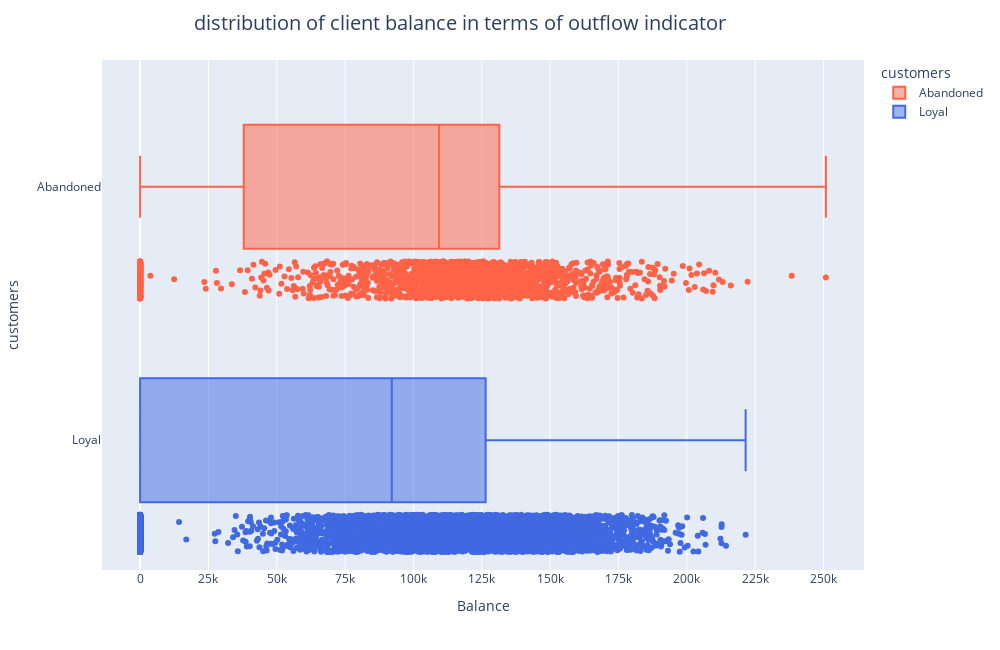

The code cell stored with this chart in its notebook:
### Markdown cell above
Учитывая соотношение предыдущей таблицы, распределение баланса клиентов, у которых было больше 2500 на счету, в пределах нормы.
Можно отметить подозрительное количество выбросов.

### Code cell
fig = px.box(data_frame=clients_df, 
             x='Balance', 
             y='Exited',
             height=650,
             width = 1000,
             color='Exited',
             points = 'all',
             color_discrete_sequence=['tomato', 'royalblue'],
             orientation = 'h',
             labels={'Exited':'customers'})

fig.update_layout(
    title_text = 'distribution of client balance in terms of outflow indicator',
    title_x = 0.46,
    title_font_size = 20,
    xaxis_tick0 = 0,
    xaxis_dtick = 25000,
)

fig.show()

### Figure 1 — Plotly figure (JSON) as saved in the notebook; plotly's stock layout.template omitted (floating-point values rounded to 4 significant figures; data arrays with more than 128 entries replaced by an {"elided": "..."} marker saying what was removed)
{"data": [{"alignmentgroup": "True", "boxpoints": "all", "hovertemplate": "customers=%{y}<br>Balance=%{x}<extra></extra>", "legendgroup": "Abandoned", "marker": {"color": "tomato"}, "name": "Abandoned", "notched": false, "offsetgroup": "Abandoned", "orientation": "h", "showlegend": true, "type": "box", "x": {"elided": "2037 float values"}, "x0": " ", "xaxis": "x", "y": {"elided": "2037 str values"}, "y0": " ", "yaxis": "y"}, {"alignmentgroup": "True", "boxpoints": "all", "hovertemplate": "customers=%{y}<br>Balance=%{x}<extra></extra>", "legendgroup": "Loyal", "marker": {"color": "royalblue"}, "name": "Loyal", "notched": false, "offsetgroup": "Loyal", "orientation": "h", "showlegend": true, "type": "box", "x": {"elided": "7963 float values"}, "x0": " ", "xaxis": "x", "y": {"elided": "7963 str values"}, "y0": " ", "yaxis": "y"}], "layout": {"boxmode": "overlay", "height": 650, "legend": {"title": {"text": "customers"}, "tracegroupgap": 0}, "margin": {"t": 60}, "title": {"font": {"size": 20}, "text": "distribution of client balance in terms of outflow indicator", "x": 0.46}, "width": 1000, "xaxis": {"anchor": "y", "autorange": true, "domain": [0, 1], "dtick": 25000, "range": [-13940.0, 264800.0], "tick0": 0, "title": {"text": "Balance"}, "type": "linear"}, "yaxis": {"anchor": "x", "autorange": true, "categoryarray": ["Loyal", "Abandoned"], "categoryorder": "array", "domain": [0, 1], "range": [-0.5118, 1.5], "title": {"text": "customers"}, "type": "category"}}}
